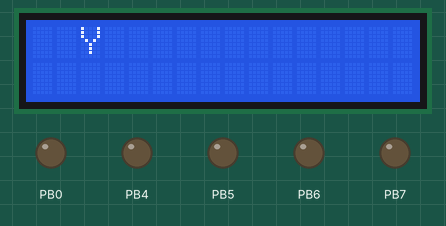
This program was run on a simulated ATmega32, built with avr-gcc and emulated at 16 MHz. Shown: 16×2 character LCD, output pins drawn as LEDs (lit = HIGH). Wiring (inferred from the names in the program): character LCD (HD44780): RS PB1; R/W PB2; E PB3; data PA0, PA1, PA2, PA3, PA4, PA5, PA6, PA7. Pins used as bus, display or sensor lines are not drawn. At 4.0 s the program stops and its outputs stay as they are.

Above: at 0.14 s.
At 0.77 s:
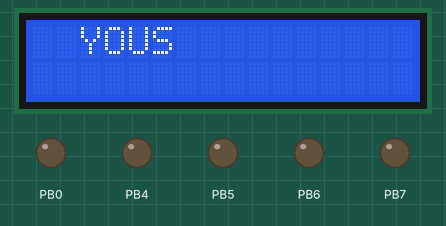
At 1.5 s:
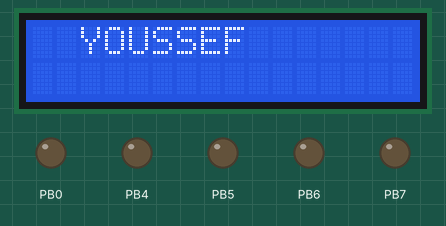
At 2.03 s:
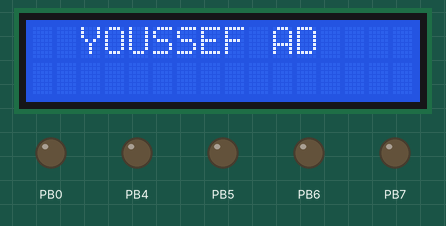
At 2.46 s:
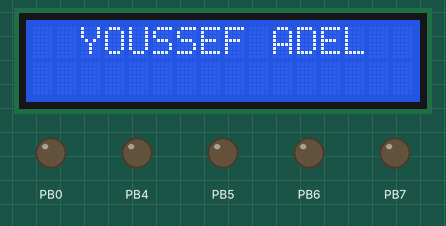
At 3.9 s:
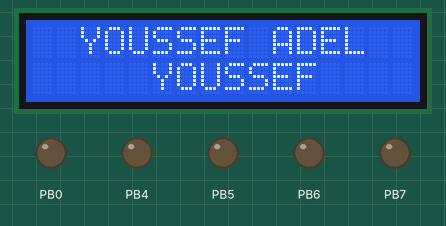

Measured:
- what the display in image 2 shows lasts 0.4 s, from 1.3 s to 1.7 s

The program:

main.c
```c
/**==================================================
--    Author     :   YOUSSEF ADEL YOUSSEF
--  Description  :   Write Application to Use LCD Driver with ATMEGA32
==================================================**/

#include "LCD_Driver/LCD.h"

int main(void)
{
	int i=0;
    LCD_Init();

	LCD_WRITE_COMMAND(LCD_MOVE_CURSOR_RIGHT);
	LCD_WRITE_COMMAND(LCD_MOVE_CURSOR_RIGHT);
	LCD_WRITE_STRING("YOUSSEF ADEL");


	LCD_WRITE_COMMAND(LCD_BEGIN_AT_SECOND_ROW);
	Reset_Counter();
	for(i=0 ; i<5 ; i++)
	{
		LCD_WRITE_COMMAND(LCD_MOVE_CURSOR_RIGHT);
	}
	LCD_WRITE_STRING("YOUSSEF");
    while (1)
    {

    }
}
```

LCD.c
```c
/**==================================================
--    Author     :   YOUSSEF ADEL YOUSSEF
--  Description  :       LCD Driver
==================================================**/

#include "LCD.h"

static unsigned int count=0;

void LCD_Init (void)
{
	#ifdef EIGHT_BIT_MODE
	_delay_ms(100);
	LCD_Dir_Control |= (1<<ENPIN) | (1<<RWPIN) | (1<<RSPIN);
	LCD_Control &= ~((1<<ENPIN) | (1<<RWPIN) | (1<<RSPIN));
	LCD_DPin = 0xFF;											// MAKE LCD PORT DIRECTION AS OUTPUT
	LCD_Clear();

	LCD_WRITE_COMMAND(LCD_FUNCTION_8BIT_2LINES);				// SELECT THE LCD COMMAND MODE

	LCD_WRITE_COMMAND(LCD_ENTRY_MODE);
	LCD_WRITE_COMMAND(LCD_BEGIN_AT_FIRST_ROW);
	LCD_WRITE_COMMAND(LCD_DISP_ON_CURSOR_BLINK);
	#endif


	#ifdef FOUR_BIT_MODE
	// TO MAKE SURE THE FOUR BIT MODE WILL WORK GOOD
	// CONNECT RW PIN BY GROUND EXTERNALLY AND DO NOT CONNECT BY ANY SoC PINS

	// For 4-bit interface data, only four bus lines (DB4 to DB7) are used for transfer
	// SHOULD SEND [ 0x02 ] in LCD COMMAND BEFORE USE FOUR BIT MODE FROM LCD DATA SHEET

	LCD_DPin = 0xFF;							 				// CONTROL LCD PINS [D4-D7]
	LCD_Dir_Control = 0xFF;										// MAKE CONTROL PINS OUTPUT
	LCD_Control &= (1<<RWPIN);									// MAKE RW PIN AS OUTPUT [ GROUND ]
	_delay_ms(15);												// WAIT BEFORE LCD ACTIVATION
	LCD_WRITE_COMMAND(FOUR_BIT_CONTROL);						// 4-BIT CONTROL
	LCD_WRITE_COMMAND(LCD_FUNCTION_4BIT_2LINES);				// CONTROL MATRIX 4-BIT
	LCD_WRITE_COMMAND(DISABLE_CURSOR);			   			    // DISABLE CURSOR
	LCD_WRITE_COMMAND(LCD_ENTRY_MODE);							// MOVE CURSOR
	LCD_WRITE_COMMAND(LCD_CLEAR_SCREEN);						// CLEAN LCD
	_delay_ms(2);
	#endif
}

void LCD_WRITE_COMMAND( unsigned char command )
{
	#ifdef EIGHT_BIT_MODE
	// TO SEND COMMAND TO LCD
	// A) SET PORT DIRECTION AS OUTPUT [ DONE IN INIT FUN ]
	LCD_Port = command;
	// TURN RW OFF SO YOU CAN WRITE
	// TURN RS OFF FOR COMMAND MODE
	LCD_Control &= ~((1<<RWPIN) | (1<<RSPIN));
	LCD_kick();
	#endif

	#ifdef FOUR_BIT_MODE
	// SEND THE DATA TWICE
	LCD_Port = (LCD_Port & 0x0F) | (command & 0xF0);
	LCD_Control &= ~ (1<<RSPIN);
	LCD_kick();
	_delay_us(200);
	LCD_Port = (LCD_Port & 0x0F) | (command << 4);
	LCD_kick();
	_delay_ms(2);
	#endif
}

void LCD_Clear()
{
	LCD_WRITE_COMMAND (LCD_CLEAR_SCREEN);			// CLEAN LCD
	_delay_ms(2);						// WAIT TO CLEAN LCD
	LCD_WRITE_COMMAND (LCD_BEGIN_AT_FIRST_ROW); 		// MOVE TO POSITION LINE 1 AND POSITION 0
	count=0;
}

void LCD_WRITE_CHAR(unsigned char Character)
{
	#ifdef EIGHT_BIT_MODE
	// TO SEND COMMAND TO LCD
	// A) SET PORT DIRECTION AS OUTPUT [ DONE IN INIT FUN ]

	if(count == 16)
	{
		LCD_GOTO_XY(2,0);
	}
	else if (count == 32)
	{
		LCD_Clear();
		LCD_GOTO_XY(1,0);
		count = 0;
	}
	LCD_Port = Character ;
	// TURN RS ON FOR DATA MODE
	LCD_Control |= (1<<RSPIN);
	_delay_us(10);
	LCD_kick();
	_delay_us(10);
	count++;
	_delay_ms(15);
	#endif

	#ifdef FOUR_BIT_MODE
	// TO MAKE SURE THE FOUR BIT MODE WILL WORK GOOD
	// CONNECT RW PIN BY GROUND EXTERNALLY AND DO NOT CONNECT BY ANY SoC PINS
	// TO SEND COMMAND TO LCD
	// A) SET PORT DIRECTION AS OUTPUT [ DONE IN INIT FUN ]

	if(count == 16)
	{
		LCD_GOTO_XY(2,0);
	}
	else if (count == 32)
	{
		LCD_Clear();
		LCD_GOTO_XY(1,0);
		count = 0;
	}
	LCD_Port = (LCD_Port & 0x0F) | (Character & 0xF0);
	// TURN RS ON FOR DATA MODE
	LCD_Control |= (1<<RSPIN);
	LCD_kick();
	_delay_us(200);
	LCD_Port = (LCD_Port & 0x0F) | (Character << 4);
	LCD_kick();
	_delay_ms(10);
	count++;
	_delay_ms(200);

	#endif

}


void LCD_WRITE_STRING (char *str)
{
	while(*str > 0)
	{
		LCD_WRITE_CHAR(*str++);
	}
}


void LCD_kick()
{
	LCD_Control |= (1<<ENPIN);
	_delay_us(1);
	LCD_Control &= ~ (1<<ENPIN);
}

void LCD_GOTO_XY(unsigned char line, unsigned char position)
{
	if(line == 1)
	{
		if(position<16 && position>=0)
		LCD_WRITE_COMMAND(LCD_BEGIN_AT_FIRST_ROW);
	}

	else if (line == 2)
	{
		if(position<32 && position>=0)
		LCD_WRITE_COMMAND(LCD_BEGIN_AT_SECOND_ROW);
	}
}

void LCD_Display_Number(int Number)
{
	char  str[7];

	sprintf(str,"%d",Number);  // Adjust the formatting to your liking.

	LCD_WRITE_STRING(str);
}

void LCD_Display_Real_Number(double Number)
{
	char str[16];

	char* TempSign = (Number < 0) ? "-" : "" ;
	float TempVal = (Number < 0) ? -Number : Number ;

	int TempInt1 = TempVal;               // Get the Integer (123).
	float TempFrac = TempVal - TempInt1;  // Get the fraction (0.456).
	int TempInt2 = TempFrac * 10000;      // turn fraction into integer.

	// print as parts, Note that you need 0-padding for fractional bit.

	sprintf(str , "%s%d.%04d" , TempSign , TempInt1 , TempInt2);

	LCD_WRITE_STRING(str);

}

void Reset_Counter()
{
count = 0;
}
```

LCD.h
```c
/**==================================================
--    Author     :   YOUSSEF ADEL YOUSSEF
--  Description  :       LCD Driver
==================================================**/


#ifndef LCD_H_
#define LCD_H_

#define F_CPU 16000000UL
#include <avr/io.h>
#include <util/delay.h>
#include <stdlib.h>
#include <stdio.h>
#define LCD_Port PORTA			//Define LCD Port (PORTA, PORTB, PORTC, PORTD)
#define LCD_DPin  DDRA			//Define 4-Bit Pins (PD4-PD7 at PORT D)
#define RSPIN 1					//RS Pin
#define RWPIN 2					//RW Pin
#define ENPIN 3 				//E Pin
#define LCD_Control	PORTB
#define LCD_Dir_Control	DDRB

// Define LCD MODES
//#define EIGHT_BIT_MODE
#define FOUR_BIT_MODE

#define LCD_FUNCTION_8BIT_2LINES   					(0x38)
#define LCD_FUNCTION_4BIT_2LINES   					(0x28)
#define LCD_MOVE_DISP_RIGHT       					(0x1C)
#define LCD_MOVE_DISP_LEFT   						(0x18)
#define LCD_MOVE_CURSOR_RIGHT   					(0x14)
#define LCD_MOVE_CURSOR_LEFT 	  					(0x10)
#define LCD_DISP_OFF   								(0x08)
#define LCD_DISP_ON_CURSOR   						(0x0E)
#define LCD_DISP_ON_CURSOR_BLINK   					(0x0F)
#define LCD_DISP_ON_BLINK   						(0x0D)
#define DISABLE_CURSOR   							(0x0C)
#define LCD_ENTRY_DEC   							(0x04)
#define LCD_ENTRY_DEC_SHIFT   						(0x05)
#define LCD_ENTRY_INC_SHIFT   						(0x07)
#define LCD_BEGIN_AT_FIRST_ROW						(0x80)
#define LCD_BEGIN_AT_SECOND_ROW						(0xC0)
#define LCD_CLEAR_SCREEN							(0x01)
#define LCD_ENTRY_MODE								(0x06)
#define FOUR_BIT_CONTROL							(0x02)


// LCD APIs
void LCD_Init (void);
void LCD_WRITE_COMMAND( unsigned char command );
void LCD_Clear();
void LCD_WRITE_CHAR(unsigned char data);
void LCD_WRITE_STRING (char *str);
void LCD_kick();
void LCD_GOTO_XY(unsigned char line, unsigned char position);
void LCD_Display_Number(int Number);
void LCD_Display_Real_Number(double Number);
void Reset_Counter();


#endif /* LCD_H_ */
```
